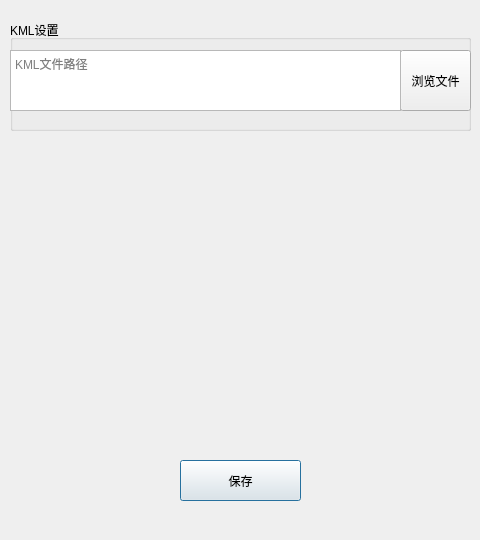
<?xml version="1.0" encoding="UTF-8"?>
<ui version="4.0">
 <class>Dialog_media_three_kml_edit</class>
 <widget class="QDialog" name="Dialog_media_three_kml_edit">
  <property name="windowModality">
   <enum>Qt::ApplicationModal</enum>
  </property>
  <property name="geometry">
   <rect>
    <x>0</x>
    <y>0</y>
    <width>480</width>
    <height>540</height>
   </rect>
  </property>
  <property name="windowTitle">
   <string>Dialog</string>
  </property>
  <widget class="QPushButton" name="pushButton">
   <property name="geometry">
    <rect>
     <x>180</x>
     <y>460</y>
     <width>121</width>
     <height>41</height>
    </rect>
   </property>
   <property name="text">
    <string>保存</string>
   </property>
  </widget>
  <widget class="QGroupBox" name="groupBox_three">
   <property name="geometry">
    <rect>
     <x>10</x>
     <y>20</y>
     <width>461</width>
     <height>111</height>
    </rect>
   </property>
   <property name="title">
    <string>KML设置</string>
   </property>
   <widget class="QPushButton" name="pushButton_media_three">
    <property name="geometry">
     <rect>
      <x>390</x>
      <y>30</y>
      <width>71</width>
      <height>61</height>
     </rect>
    </property>
    <property name="text">
     <string>浏览文件</string>
    </property>
   </widget>
   <widget class="QPlainTextEdit" name="plainTextEdit_media_path_three">
    <property name="geometry">
     <rect>
      <x>0</x>
      <y>30</y>
      <width>391</width>
      <height>61</height>
     </rect>
    </property>
    <property name="placeholderText">
     <string>KML文件路径</string>
    </property>
   </widget>
  </widget>
 </widget>
 <resources/>
 <connections/>
</ui>
